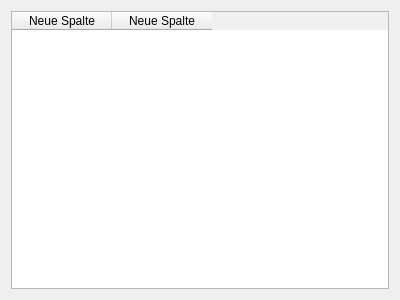
<ui version="4.0" >
 <class>StatWidget</class>
 <widget class="QWidget" name="StatWidget" >
  <property name="geometry" >
   <rect>
    <x>0</x>
    <y>0</y>
    <width>400</width>
    <height>300</height>
   </rect>
  </property>
  <property name="windowTitle" >
   <string>Form</string>
  </property>
  <layout class="QGridLayout" >
   <item row="0" column="0" >
    <widget class="QTableWidget" name="tableWidget" >
     <column>
      <property name="text" >
       <string>Neue Spalte</string>
      </property>
     </column>
     <column>
      <property name="text" >
       <string>Neue Spalte</string>
      </property>
     </column>
    </widget>
   </item>
  </layout>
 </widget>
 <resources/>
 <connections/>
</ui>
